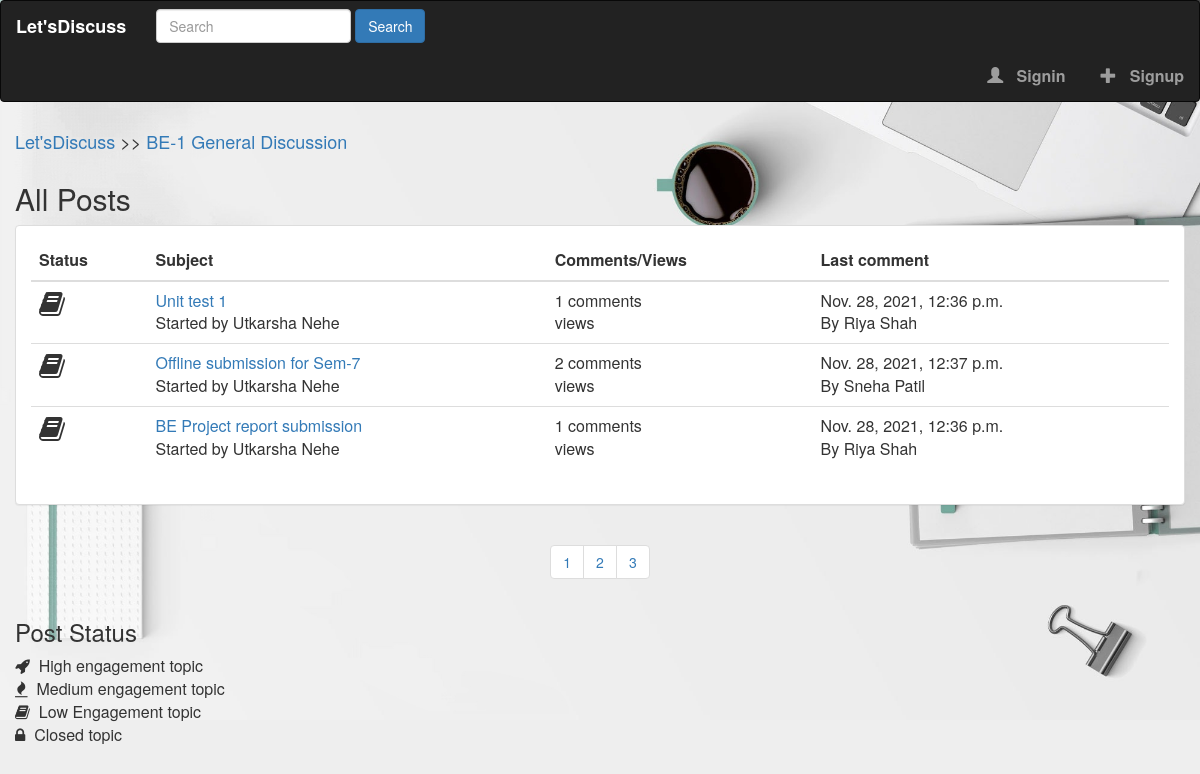
Screenshot of /posts/be-1-general-discussion/?page=3 with the database file from the repository.
### online_forum/models.py (models this page shows, shortened)
class Category(models.Model):
    title = models.CharField(max_length=100)
    slug = models.SlugField(max_length=200, unique=True, blank=True)
    description = models.TextField(default="Description")
    class Meta:
        verbose_name_plural = "Categories"
    def get_url(self):
        return reverse("posts", kwargs={
            'slug': self.slug
        })

class Post(models.Model):
    title = models.CharField(max_length=1000)
    slug = models.SlugField(max_length=1500, unique=True, blank=True)
    author = models.ForeignKey(Author, on_delete=models.CASCADE)
    content = HTMLField()
    categories = models.ManyToManyField(Category)
    timestamp = models.DateTimeField(auto_now_add=True)
    approved = models.BooleanField(default=False)
    hit_count_generic = GenericRelation(HitCount, object_id_field='object_pk',
                                        related_query_name='hit_count_generic_relation')
    tags = TaggableManager()
    comments = models.ManyToManyField(Comment, blank=True)
    closed = models.BooleanField(default=False)
    state = models.CharField(max_length=40, default='zero')
    def get_url(self):
        return reverse("post-detail", kwargs={
            'slug': self.slug
        })
    @property
    def number_of_comments(self):
        return self.comments.count()
    @property
    def last_comment(self):
        return self.comments.latest('timestamp')

class Author(models.Model):
    user = models.ForeignKey(User, on_delete=models.CASCADE)
    full_name = models.CharField(max_length=255, blank=True)
    slug = models.SlugField(max_length=512, unique=True, blank=True)
    bio = HTMLField()
    points = models.IntegerField(default=0)
    profile_pic = ResizedImageField(size=[50, 80], quality=100, upload_to='authors', default=None, blank=False)

class Comment(models.Model):
    user = models.ForeignKey(Author, on_delete=models.CASCADE)
    content = models.TextField()
    timestamp = models.DateTimeField(auto_now_add=True)
    replies = models.ManyToManyField(Reply, blank=True)

### online_forum/views.py (the view)
# urls.py: path('posts/<slug>/', views.show_posts, name='posts'),
def show_posts(request, slug):
    category = get_object_or_404(Category, slug=slug)
    posts = Post.objects.filter(approved=True, categories=category)
    paginator = Paginator(posts, 7)
    page = request.GET.get("page")
    try:
        posts = paginator.page(page)
    except PageNotAnInteger:
        posts = paginator.page(1)
    except EmptyPage:
        posts = paginator.page(paginator.num_pages)
    context = {
        'posts': posts,
        'forum': category,
        'title': category.title + ' Posts',
    }
    return render(request, 'posts.html', context)

### online_forum/context_processors.py (called while the page is built, shortened)
def search(request):
    search_context = {}
    posts = Post.objects.all()
    return search_context

### templates/posts.html
{% extends 'base.html' %}
{% load hitcount_tags %}
{% block content %}
    <div class="container">
        <div class="row">
            <div class="forum-navigation">
            <span>
                <h4>
                    <a href="{% url 'index' %}">Let'sDiscuss</a> >>
                    <a href="{{ forum.get_url }}">{{ forum.title }}</a>
                </h4>
            </span>
            </div>
        </div>
        <div class="row">
            {% if posts %}
                <h2>All Posts</h2>
                <div class="panel panel-default">
                    <div class="panel-body">
                        <table class="table">
                            <thead>
                                <tr>
                                    <th>Status</th>
                                    <th>Subject</th>
                                    <th>Comments/Views</th>
                                    <th>Last comment</th>
                                </tr>
                            </thead>
                            <tbody>
                                {% for post in posts %}
                                    <tr>
                                        <td class="status-icon">
                                           {% if post.closed == True %}
                                                <div class="status-icon"><i class="fa fa-lock"></i></div>
                                            {% elif post.number_of_comments <= 5 %}
                                                <div class="status-icon"><i class="fa fa-book"></i></div>
                                            {% elif post.number_of_comments <= 10 %}
                                                <div class="status-icon"><i class="fa fa-fire"></i></div>
                                            {% else %}
                                                <div class="status-icon"><i class="fa fa-rocket"></i></div>
                                            {% endif %}
                                        </td>
                                        <td>
                                            <a href="{{ post.get_url }}">{{ post.title }}<br></a>
                                            Started by {{ post.author.full_name|title }}
                                        </td>
                                        <td>
                                            {{ post.number_of_comments }} comments <br/> {% get_hit_count for post %} views
                                        </td>
                                        <td>
                                            {% if post.number_of_comments > 0 %}
                                                {{ post.last_comment.timestamp }}
                                                <br/>
                                                By {{ post.last_comment.user.full_name|title }}
                                            {% else %}
                                                <p>None</p>
                                            {% endif %}
                                        </td>
                                    </tr>
                                {% endfor %}
                            </tbody>
                        </table>
                    </div>
                </div>
            {% else %}
                <h2>No posts found</h2>
            {% endif %}
        </div>
        <div class="row">
            <center>
            <nav>
                <ul class="pagination">
                    {% for num_page in posts.paginator.page_range %}
                        <li class="page-item">
                            <a class="page-link" href="?page={{ num_page }}">{{ num_page }}</a>
                        </li>
                    {% endfor %}
                </ul>
            </nav>
        </center>
        </div>
        <div class="row" style="font-size: 16px;">
            <h3>Post Status</h3>
            <span>
                <i class="fa fa-rocket"></i> &nbsp;High engagement topic
            </span>
            <br/>
            <span>
                <i class="fa fa-fire"></i> &nbsp;Medium engagement topic
            </span>
            <br/>
            <span>
                <i class="fa fa-book"></i> &nbsp;Low Engagement topic
            </span>
            <br/>
            <span>
                <i class="fa fa-lock"></i> &nbsp;Closed topic
            </span>
            <br/>
        </div>
    </div>
{% endblock content %}

### static/style.css (style rules this page uses)
body { background: white url('images/bg6.jpg'); background-size: 100%; background-repeat:no-repeat; }
* { margin: 0; padding: 0; -webkit-box-sizing: border-box; -moz-box-sizing: border-box; box-sizing: border-box; }
ul { list-style-type: none; }
.status-icon { font-size: 28px; }

### rows the page displays
Category: title "BE-1 General Discussion"
Post: closed False (drawn), title "Unit test 1", author.full_name "Utkarsha Nehe", number_of_comments "1", last_comment.timestamp "Nov. 28, 2021, 12:36 p.m.", last_comment.user.full_name "Riya Shah"
Post: closed False (drawn), title "Offline submission for Sem-7", author.full_name "Utkarsha Nehe", number_of_comments "2", last_comment.timestamp "Nov. 28, 2021, 12:37 p.m.", last_comment.user.full_name "Sneha Patil"
Post: closed False (drawn), title "BE Project report submission", author.full_name "Utkarsha Nehe", number_of_comments "1", last_comment.timestamp "Nov. 28, 2021, 12:36 p.m.", last_comment.user.full_name "Riya Shah"

### other values shown
{{ num_page }} "1" "2" "3"
